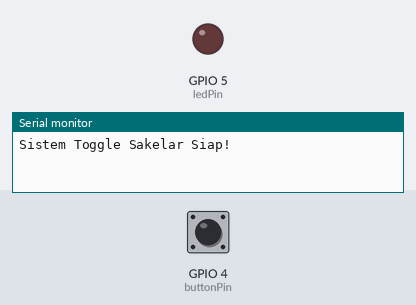
A sketch run on a simulated ESP32. Shown: output pins drawn as LEDs (lit = HIGH), the last lines printed to the serial monitor. Inputs (shaded band) come from the test bench; at power-on: GPIO 4 (buttonPin) LOW.

Above: at 1.2 s.
1.3 s: GPIO 4 (buttonPin) pulled HIGH for 0.15 s
At 1.6 s:
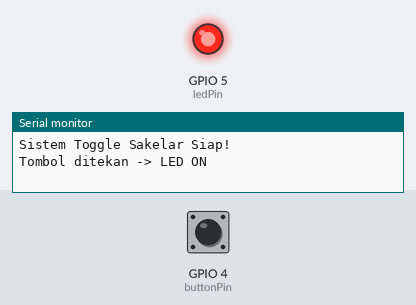
2.9 s: GPIO 4 (buttonPin) pulled HIGH for 1 s
At 4.0 s:
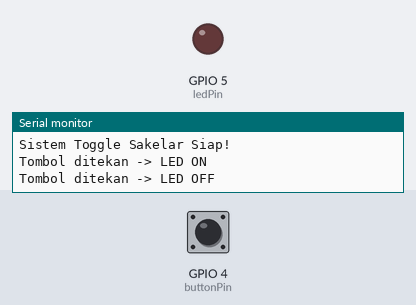
5.4 s: GPIO 4 (buttonPin) pulled HIGH for 3.2 s
At 5.9 s:
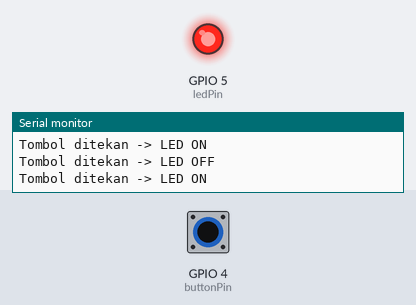
Timing chart, 0 to 8.4 s (numbered marks = the images above; inputs shaded):
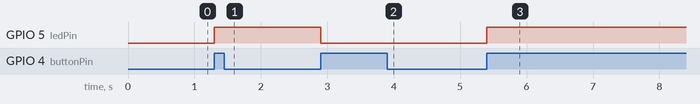

The sketch:

sketch.ino
```cpp
const int buttonPin = 4;
const int ledPin = 5;

int buttonState = LOW;
int lastButtonState = LOW;
bool ledState = false;

void setup() {
  Serial.begin(115200);
  pinMode(buttonPin, INPUT);
  pinMode(ledPin, OUTPUT);
  digitalWrite(ledPin, LOW);
  Serial.println("Sistem Toggle Sakelar Siap!");
}

void loop() {
  buttonState = digitalRead(buttonPin);

  if (buttonState == HIGH && lastButtonState == LOW) {
    ledState = !ledState;
    digitalWrite(ledPin, ledState ? HIGH : LOW);

    if (ledState) {
      Serial.println("Tombol ditekan -> LED ON");
    } else {
      Serial.println("Tombol ditekan -> LED OFF");
    }

    delay(200);
  }

  lastButtonState = buttonState;
}
```

Measured:
- after the input at 1.3 s, GPIO 5 (ledPin): LOW → HIGH at once
- after the input at 2.9 s, GPIO 5 (ledPin): HIGH → LOW at once
- after the input at 5.4 s, GPIO 5 (ledPin): LOW → HIGH at once
